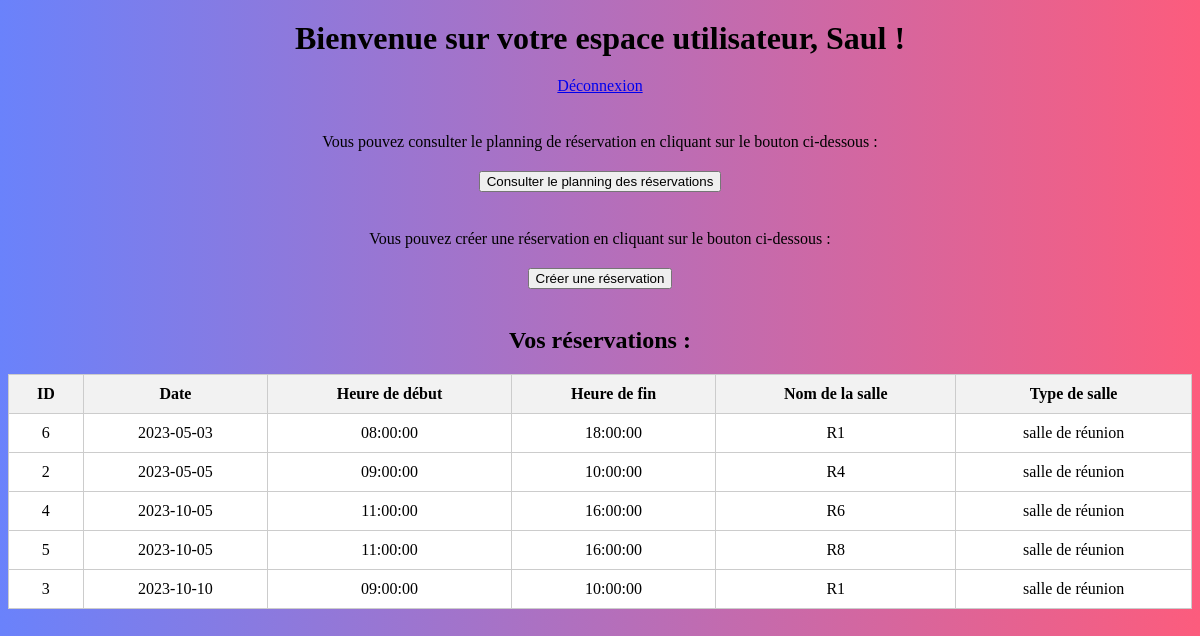
The app's page /utilisateur.php (signed in) with its own data.
### tables this page shows
CREATE TABLE `reservation` (
  `id_reservation` int NOT NULL,
  `date` date NOT NULL,
  `heure_debut` time NOT NULL,
  `idsalle` int NOT NULL,
  `heure_fin` time NOT NULL,
  `Nom` text NOT NULL
);

CREATE TABLE `salle` (
  `idsalle` int NOT NULL,
  `nomsalle` varchar(30) NOT NULL,
  `idtype` int NOT NULL,
  `idetat` int NOT NULL
);

CREATE TABLE `typesalle` (
  `idtype` int NOT NULL,
  `nomtype` varchar(30) NOT NULL
);

### utilisateur.php (the view, shortened to what this page needs)
<?php
require_once 'login.php';
$login = $_SESSION['login'];
$stmt = $pdo->prepare("SELECT r.*, s.nomsalle, ts.nomtype FROM reservation r INNER JOIN salle s ON r.idsalle = s.idsalle INNER JOIN typesalle ts ON s.idtype = ts.idtype WHERE r.Nom = ? ORDER BY r.date ASC");
$stmt->execute([$login]);
$reservations = $stmt->fetchAll();
?>
<!DOCTYPE html>
<html>
<head>
    <link rel="stylesheet" href="utilisateur.css">
</head>
<body>
    <h1>Bienvenue sur votre espace utilisateur, <?php echo $_SESSION['login']; ?> !</h1>
    <a href="logout.php">Déconnexion</a>
    <br><br>
    <p>Vous pouvez consulter le planning de réservation en cliquant sur le bouton ci-dessous :</p>
    <a href="planning.php"><button>Consulter le planning des réservations</button></a>
    <br><br>
    <p>Vous pouvez créer une réservation en cliquant sur le bouton ci-dessous :</p>
    <a href="createReservation.php"><button>Créer une réservation</button></a>
    <br><br>
    <h2>Vos réservations :</h2>
    <?php if (count($reservations) > 0): ?>
        <table>
            <tr>
                <th>ID</th>
                <th>Date</th>
                <th>Heure de début</th>
                <th>Heure de fin</th>
                <th>Nom de la salle</th>
                <th>Type de salle</th>
            </tr>
            <?php foreach ($reservations as $reservation): ?>
                <tr>
                    <td><?php echo $reservation['id_reservation']; ?></td>
                    <td><?php echo $reservation['date']; ?></td>
                    <td><?php echo $reservation['heure_debut']; ?></td>
                    <td><?php echo $reservation['heure_fin']; ?></td>
                    <td><?php echo $reservation['nomsalle']; ?></td>
                    <td><?php echo $reservation['nomtype']; ?></td>
                </tr>
            <?php endforeach; ?>
        </table>
    <?php else: ?>
        <p>Aucune réservation trouvée.</p>
    <?php endif; ?>
</body>
</html>

### utilisateur.css (style rules this page uses)
body { text-align: center; }
h1, h2, p { margin: 20px 0; }
table { width: 80%; margin: 0 auto; border-collapse: collapse; }
th, td { border: 1px solid #ccc; padding: 10px; text-align: center; }
th { background-color: #f2f2f2; }
th, td { border: 1px solid #ccc; padding: 10px; text-align: center; background-color: white; }

### style.css (style rules this page uses)
body { text-align: center; background: #FC5C7D; background: -webkit-linear-gradient(to right, #6A82FB, #FC5C7D); background: linear-gradient(to right, #6A82FB, #FC5C7D); }
table { width: 80%; margin: 0 auto; border-collapse: collapse; }
th, td { border: 1px solid #ccc; padding: 10px; text-align: center; }
th { background-color: #f2f2f2; }

### utilisateur.php (style rules this page uses)
table { width: 100%; border-collapse: collapse; margin: 0 auto; }
th, td { border: 1px solid #ccc; padding: 10px; text-align: center; }
th { background-color: #f2f2f2; }

### records on screen
reservation: id_reservation "6", date "2023-05-03", heure_debut "08:00:00", heure_fin "18:00:00", idsalle.nomsalle "R1", typesalle.nomtype "salle de réunion"
reservation: id_reservation "2", date "2023-05-05", heure_debut "09:00:00", heure_fin "10:00:00", idsalle.nomsalle "R4", typesalle.nomtype "salle de réunion"
reservation: id_reservation "4", date "2023-10-05", heure_debut "11:00:00", heure_fin "16:00:00", idsalle.nomsalle "R6", typesalle.nomtype "salle de réunion"
reservation: id_reservation "5", date "2023-10-05", heure_debut "11:00:00", heure_fin "16:00:00", idsalle.nomsalle "R8", typesalle.nomtype "salle de réunion"
reservation: id_reservation "3", date "2023-10-10", heure_debut "09:00:00", heure_fin "10:00:00", idsalle.nomsalle "R1", typesalle.nomtype "salle de réunion"

### other values on screen
$_SESSION['login'] "Saul"
